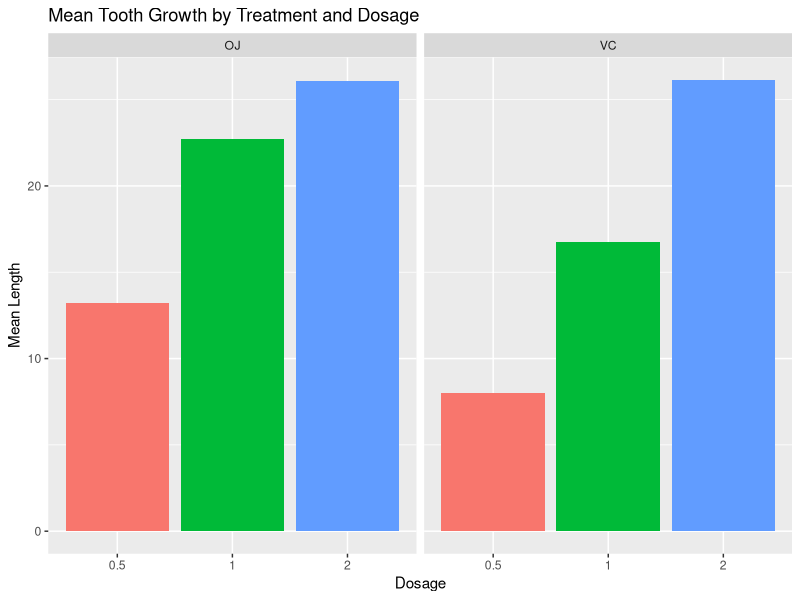

This chart was generated by the following R code:
## ---- chunk 1
knitr::opts_chunk$set(echo = TRUE)
library(dplyr)
library(ggplot2)
## ---- chunk 2

## ---- chunk 3
data("ToothGrowth")
d <- 
  ToothGrowth %>%
  mutate(dose=as.factor(dose)) %>%
  group_by(supp, dose) %>%
  summarise(mean_length = mean(len))
## ---- chunk 4
g <- ggplot(d, aes(dose, mean_length))
g + facet_grid(cols=vars(supp)) + geom_bar(stat="identity", aes(fill=dose)) +
    ggtitle("Mean Tooth Growth by Treatment and Dosage") +
    xlab("Dosage") + ylab("Mean Length") + theme(legend.position="none")
